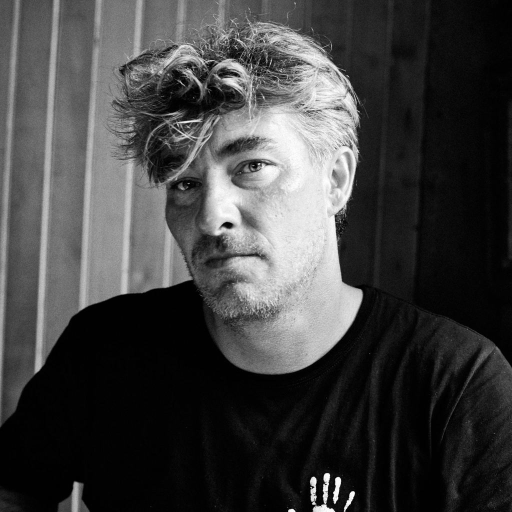
#> input picture data/images/image1.jpg, 1024 x 1024 px, found by its file name (shown at 1/2 size)
$ jupyter execute --allow-errors face_recognition.ipynb   (shell and % lines are left out)
#> lines starting #> are read from the running program, lines starting #| are printed output that depends on the picture
<a href="https://colab.research.google.com/github/dean-daryl/multi-modal-auth-prediction/blob/main/face_recognition.ipynb" target="_parent"></a>

[cell 1]
from google.colab import files

uploaded = files.upload()
#> the answer given: image1.jpg

[cell 2]
import cv2
import numpy as np
import os

def extract_face(image_path):
#> called with image_path = 'image1.jpg'
    face_cascade = cv2.CascadeClassifier(cv2.data.haarcascades + 'haarcascade_frontalface_default.xml')
    image = cv2.imread(image_path)
#> image is the input picture: shape (1024, 1024, 3); min 0, max 255, mean 64.7
    gray = cv2.cvtColor(image, cv2.COLOR_BGR2GRAY)
    faces = face_cascade.detectMultiScale(gray, scaleFactor=1.1, minNeighbors=5)
#> faces = [[526, 129, 225, 225]]

    for (x, y, w, h) in faces:
        face = gray[y:y+h, x:x+w]
        face_resized = cv2.resize(face, (100, 100))
        return face_resized
#> this loop made 1 pass
#> pass 1, in extract_face, `face = gray[y:y+h, x:x+w]`:
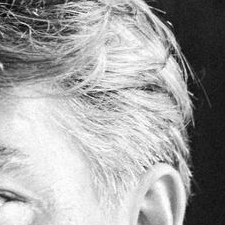
#> face: shape (225, 225); min 1, max 255, mean 162.6
#> pass 1, in extract_face, `face_resized = cv2.resize(face, (100, 100))`:
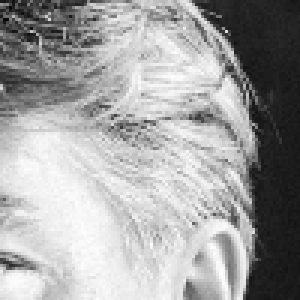
#> face_resized: shape (100, 100) (shown 3 times larger); min 6, max 254, mean 162.5
    return None

[cell 3]
faces = []
labels = []

for file in uploaded.keys():
    label = file.split('_')[0]  # e.g., user1
    face = extract_face(file)
    if face is not None:
        faces.append(face.flatten())  # Flatten 2D face into 1D vector
        labels.append(label)
    else:
        print(f"No face found in {file}")

faces = np.array(faces)
labels = np.array(labels)

print("Dataset shape:", faces.shape)
#| Dataset shape: (1, 10000)

[cell 4]
from sklearn.decomposition import PCA
from sklearn.ensemble import RandomForestClassifier

# Step 1: Reduce dimensions with PCA
# Automatically set components to something safe
n_components = min(10, faces.shape[0], faces.shape[1])
#> n_components = 1
pca = PCA(n_components=n_components)
faces_pca = pca.fit_transform(faces)
#> faces_pca = [0]

# Step 2: Train classifier on the full dataset
model = RandomForestClassifier(n_estimators=100, random_state=42)
model.fit(faces_pca, labels)

print(f"✅ Model trained on {len(labels)} samples with {n_components} PCA components.")
#| ✅ Model trained on 1 samples with 1 PCA components.

[cell 5]
def predict_face(image_path):
    face = extract_face(image_path)
    if face is None:
        return "❌ No face found"
    face_pca = pca.transform([face.flatten()])
    pred = model.predict(face_pca)[0]
    confidence = model.predict_proba(face_pca).max()
    return f"✅ Predicted: {pred} with confidence {confidence:.2f}"

# Example usage:
#> (the rest of this cell did not finish here and is left out)

[cell 6]
import joblib

# Save model and PCA
joblib.dump(model, "face_model.pkl")
joblib.dump(pca, "pca_model.pkl")
#> Out = ['pca_model.pkl']

$ run again, on data/images/image6.jpg
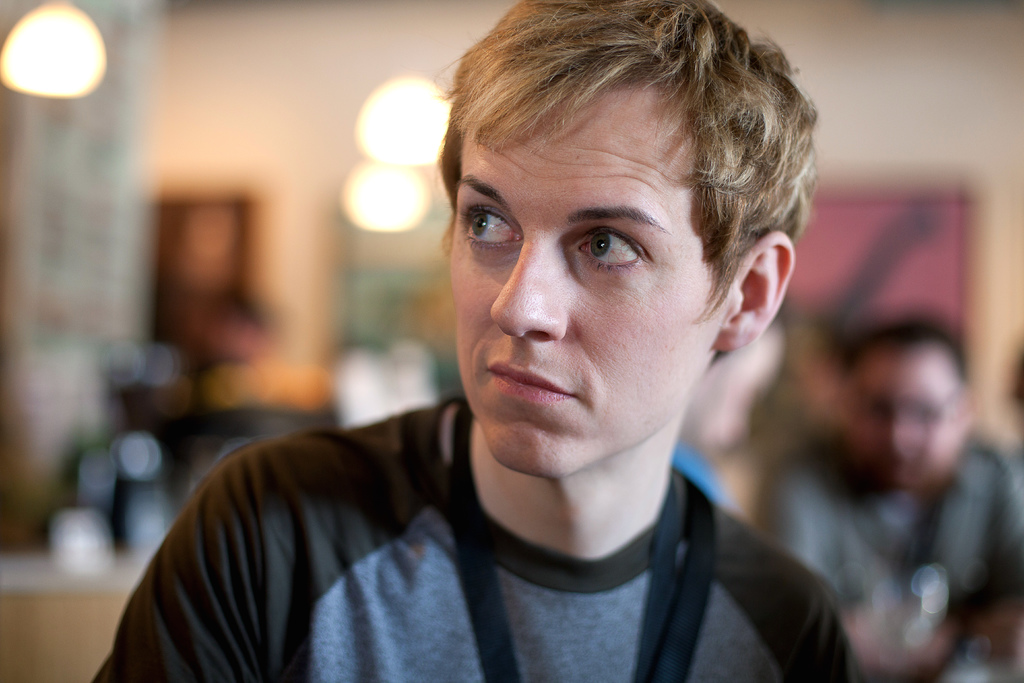
#> input picture data/images/image6.jpg, 1024 x 683 px, found by its file name
#> in extract_face, image is the input picture: shape (683, 1024, 3); mean B, G, R 100.6, 109.6, 127.3
#> in extract_face, `gray = cv2.cvtColor(image, cv2.COLOR_BGR2GRAY)`:
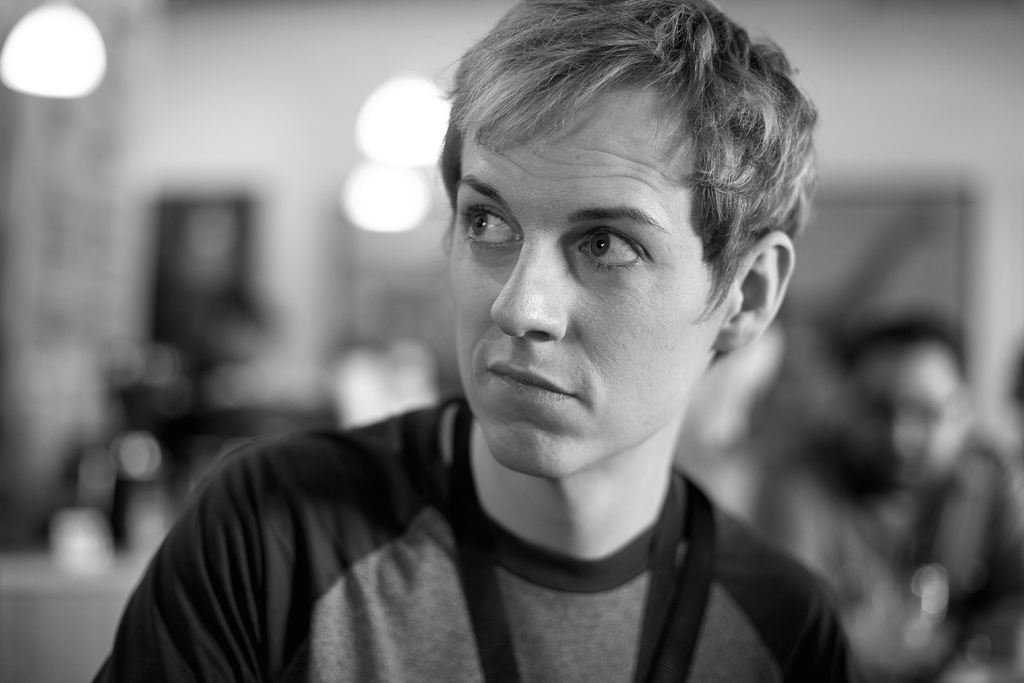
#> gray: shape (683, 1024); min 0, max 255, mean 113.8
#> faces = [[373, 104, 354, 354]]
#> the loop in extract_face, `for (x, y, w, h) in faces:` made 1 pass
#> pass 1, in extract_face, `face_resized = cv2.resize(face, (100, 100))`:
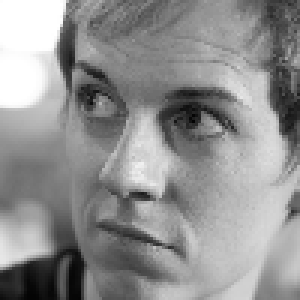
#> face_resized: shape (100, 100) (shown 3 times larger); min 3, max 255, mean 144.3
#| Dataset shape: (1, 10000)
#> faces_pca = [0]
#| ✅ Model trained on 1 samples with 1 PCA components.
